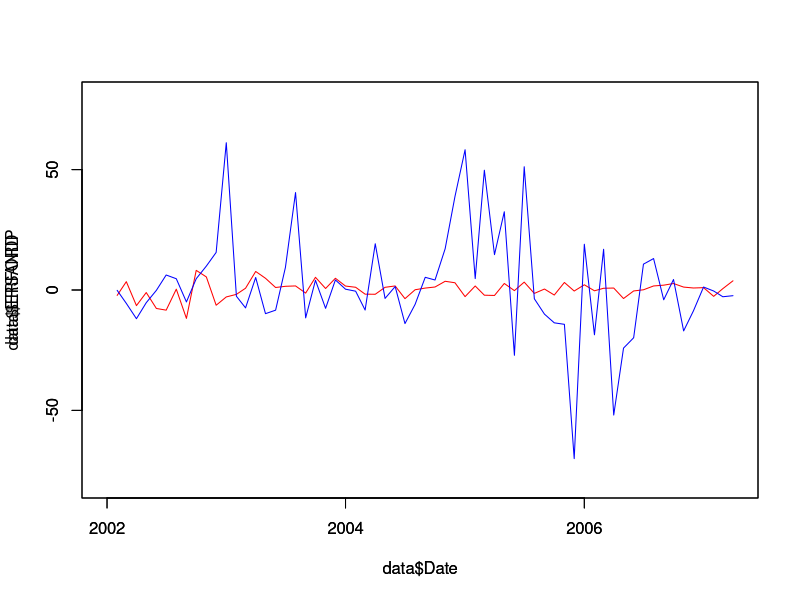
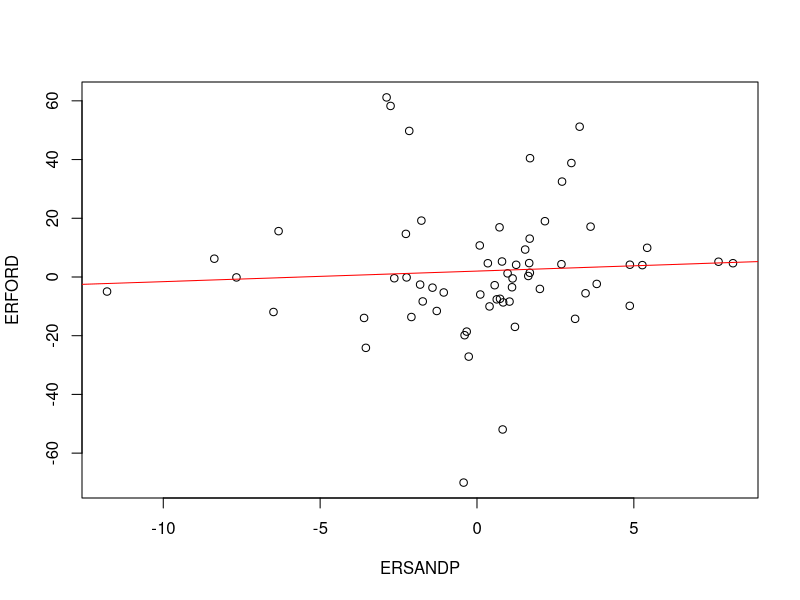
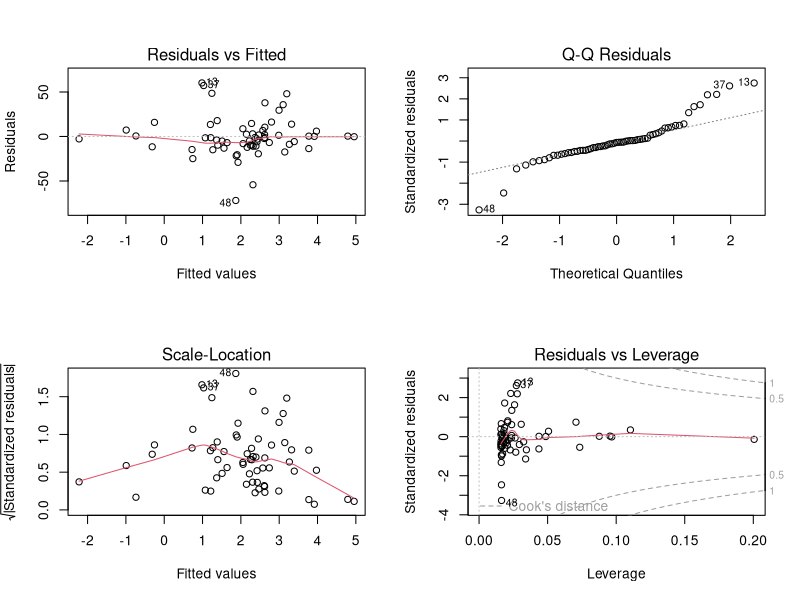

These figures' R source, in order:
################# Chapter 2 ###########################


# data import
install.packages('readxl')
install.packages("lmtest")
install.packages('fBasics')
install.packages("car")
library(readxl)
library(lmtest)
library(fBasics)
library(car)

setwd('/Users/imchaebin/Desktop/시계열분석/숙제1/data/') # need to be customized
data <- read_excel('capm.xls')


# add log return
# SAP
rsandp <- 100*diff(log(data$SANDP))
data$RSANDP <- c(NA, rsandp)

# Ford stock
ford <- 100*diff(log(data$FORD))
data$RFORD <- c(NA, ford)
data

# US - TBond : annually to monthly
data$USTB3M <- data$USTB3M/12
# Excess return of S&P500
data$ERSANDP <- data$RSANDP - data$USTB3M
data$ERFORD <- data$RFORD - data$USTB3M


# draw plot (ERSANDP, ERFORD)
plot(data$Date, data$ERSANDP, type = 'l', ylim=range(-80, 80), col = 'red') # line
# plot(data$Date, data$ERSANDP, ylim=range(-80, 80), col = 'red') # scatter
par(new=TRUE)
plot(data$Date, data$ERFORD, type = 'l', ylim=range(-80, 80), col = 'blue') # line
# plot(data$Date, data$ERFORD, ylim=range(-80, 80), col = 'blue') # scatter


# simple linear regression
m <- lm(ERFORD ~ ERSANDP, data = data)
coef(m)
summary(m)
plot(ERFORD ~ ERSANDP, data = data)
abline(m, col = 'red')


#Testing normal distribution and independence assumptions
jarqueberaTest(m$resid) #Test residuals for normality
#Null Hypothesis: Skewness and Kurtosis are equal to zero
dwtest(m) #Test for independence of residuals
#Null Hypothesis: Errors are serially UNcorrelated
par(mfrow = c(2, 2))
plot(m)





# linear regression with constraints
linearHypothesis(m, "ERSANDP = 1")
linearHypothesis(m, c("(Intercept) = 1", "ERSANDP = 1"))
